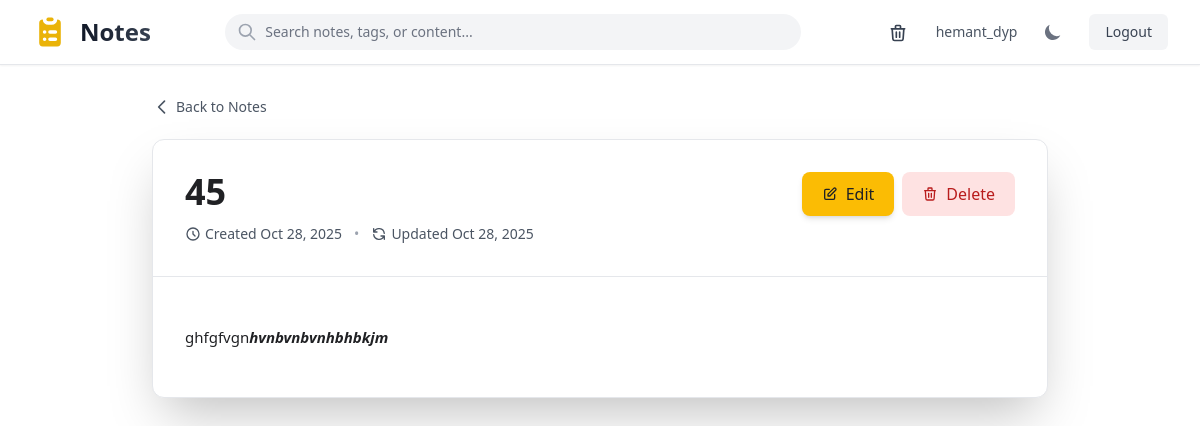
/note/34/ (signed in), run on the app's committed database.
### notes/models.py (models this page shows, shortened)
class Note(models.Model):
    user = models.ForeignKey(
        User,
        on_delete=models.CASCADE,
        help_text="Note owner"
    )
    title = models.CharField(
        max_length=200,
        help_text="Note title (required)"
    )
    content = models.TextField(
        blank=True,
        help_text="Note content in Markdown format"
    )
    tags = models.ManyToManyField(
        Tag,
        blank=True,
        related_name='notes',
        help_text="Tags for categorizing this note"
    )
    is_pinned = models.BooleanField(
        default=False,
        help_text="Whether note is pinned to top of list"
    )
    is_deleted = models.BooleanField(
        default=False,
        help_text="Soft delete flag (recycle bin)"
    )
    created_at = models.DateTimeField(
        auto_now_add=True,
        help_text="When note was created"
    )
    updated_at = models.DateTimeField(
        auto_now=True,
        help_text="When note was last modified"
    )
    class Meta:
        ordering = ['-is_pinned', '-updated_at']
        verbose_name = 'Note'
        verbose_name_plural = 'Notes'

### notes/views.py (the view)
# urls.py: path('note/<int:pk>/', views.note_view, name='note_view'),
@login_required
def note_view(request, pk):
    note = get_object_or_404(Note, pk=pk, user=request.user)
    return render(request, 'notes/note_view.html', {'note': note})

### templates/notes/note_view.html (shortened to what this page needs)
{% extends 'notes/base.html' %}
{% load markdown_extras %}
{% block content %}
<div class="max-w-4xl mx-auto">
  <div class="mb-4">
    <a
      href="{% url 'notes:note_list' %}"
      class="inline-flex items-center text-sm text-gray-600 dark:text-gray-400 hover:text-yellow-600 dark:hover:text-yellow-500 transition-colors group">
      <svg class="w-5 h-5 mr-1 transform group-hover:-translate-x-1 transition-transform" fill="none" stroke="currentColor" viewBox="0 0 24 24">
        <path stroke-linecap="round" stroke-linejoin="round" stroke-width="2" d="M15 19l-7-7 7-7"/>
      </svg>
      Back to Notes
    </a>
  </div>
  <div class="bg-white dark:bg-[#2a2b2e] rounded-xl shadow-2xl border border-gray-200 dark:border-[#5f6368] overflow-hidden">
    <div class="p-6 sm:p-8 border-b border-gray-200 dark:border-[#5f6368]">
      <div class="flex flex-col sm:flex-row sm:items-start sm:justify-between gap-4">
        <div class="flex-1">
          <div class="flex items-start gap-3">
            <h1 class="text-3xl sm:text-4xl font-bold text-[#202124] dark:text-[#e8eaed] leading-tight break-words">
              {{ note.title }}
            </h1>
          </div>
          <div class="flex flex-wrap items-center gap-3 mt-3 text-sm text-gray-600 dark:text-gray-400">
            <span class="flex items-center">
              <svg class="w-4 h-4 mr-1" fill="none" stroke="currentColor" viewBox="0 0 24 24">
                <path stroke-linecap="round" stroke-linejoin="round" stroke-width="2" d="M12 8v4l3 3m6-3a9 9 0 11-18 0 9 9 0 0118 0z"/>
              </svg>
              Created {{ note.created_at|date:"M d, Y" }}
            </span>
            {% if note.created_at != note.updated_at %}
            <span class="text-gray-400 dark:text-gray-600">•</span>
            <span class="flex items-center">
              <svg class="w-4 h-4 mr-1" fill="none" stroke="currentColor" viewBox="0 0 24 24">
                <path stroke-linecap="round" stroke-linejoin="round" stroke-width="2" d="M4 4v5h.582m15.356 2A8.001 8.001 0 004.582 9m0 0H9m11 11v-5h-.581m0 0a8.003 8.003 0 01-15.357-2m15.357 2H15"/>
              </svg>
              Updated {{ note.updated_at|date:"M d, Y" }}
            </span>
            {% endif %}
          </div>
        </div>
        <div class="hidden sm:flex items-center gap-2 flex-shrink-0">
          <a
            href="{% url 'notes:note_edit' note.id %}"
            class="inline-flex items-center px-5 py-2.5 bg-[#fbbc04] hover:bg-[#f9ab00] text-[#202124] rounded-lg font-medium shadow-md hover:shadow-lg transition-all duration-200 transform hover:scale-105">
            <svg class="w-4 h-4 mr-2" fill="none" stroke="currentColor" viewBox="0 0 24 24">
              <path stroke-linecap="round" stroke-linejoin="round" stroke-width="2" d="M11 5H6a2 2 0 00-2 2v11a2 2 0 002 2h11a2 2 0 002-2v-5m-1.414-9.414a2 2 0 112.828 2.828L11.828 15H9v-2.828l8.586-8.586z"/>
            </svg>
            Edit
          </a>
          <form
            method="post"
            action="{% url 'notes:note_delete' note.id %}"
            onsubmit="return confirm('Are you sure you want to delete this note?');"
            class="inline-block">
            <button
              type="submit"
              class="inline-flex items-center px-5 py-2.5 bg-red-100 dark:bg-red-900/30 hover:bg-red-200 dark:hover:bg-red-900/50 text-red-700 dark:text-red-400 rounded-lg font-medium transition-all duration-200 transform hover:scale-105">
              <svg class="w-4 h-4 mr-2" fill="none" stroke="currentColor" viewBox="0 0 24 24">
                <path stroke-linecap="round" stroke-linejoin="round" stroke-width="2" d="M19 7l-.867 12.142A2 2 0 0116.138 21H7.862a2 2 0 01-1.995-1.858L5 7m5 4v6m4-6v6m1-10V4a1 1 0 00-1-1h-4a1 1 0 00-1 1v3M4 7h16"/>
              </svg>
              Delete
            </button>
          </form>
        </div>
      </div>
    </div>
    <div class="p-6 sm:p-8">
      {% if note.content %}
      <div class="note-content prose prose-lg max-w-none">
        {{ note.content|render_interactive_note }}
      </div>
      {% else %}
      <p class="text-gray-500 dark:text-gray-400 italic text-center py-8">
        No content
      </p>
      {% endif %}
    </div>
  </div>
</div>
{% endblock %}

### templates/notes/base.html (shortened to what this page needs)
<!doctype html>
<html lang="en" class="h-full">
<head>
  <script src="https://cdn.tailwindcss.com"></script>
  <link rel="stylesheet" href="https://cdnjs.cloudflare.com/ajax/libs/font-awesome/4.7.0/css/font-awesome.min.css">
</head>
<body class="h-full bg-white dark:bg-[#202124] transition-colors duration-200">
<nav class="bg-white dark:bg-[#202124] border-b border-gray-200 dark:border-gray-800 sticky top-0 z-50 shadow-sm dark:shadow-gray-900">
  <div class="max-w-7xl mx-auto px-4 sm:px-6 lg:px-8">
    <div class="flex justify-between items-center h-16">
      <div class="flex items-center">
        <a href="{% url 'notes:note_list' %}" class="flex items-center space-x-3 group">
          <span class="text-2xl font-bold bg-gradient-to-r from-gray-900 to-gray-700 dark:from-white dark:to-gray-300 bg-clip-text text-transparent group-hover:from-yellow-600 group-hover:to-yellow-500 dark:group-hover:from-yellow-400 dark:group-hover:to-yellow-300 transition-all duration-200">Notes</span>
        </a>
      </div>
      {% if user.is_authenticated %}
      <div class="flex-1 max-w-xl mx-4 hidden md:block">
        <div class="relative">
          <input
            type="text"
            id="search-input"
            name="search"
            placeholder="Search notes, tags, or content..."
            value="{{ search_query }}"
            hx-get="{% url 'notes:note_list' %}"
            hx-trigger="keyup changed delay:300ms, search"
            hx-target="#notes-list"
            hx-include="[name='filter'],[name='sort'],[name='tag']"
            class="w-full bg-gray-100 dark:bg-[#303134] text-gray-900 dark:text-gray-200 placeholder-gray-500 dark:placeholder-gray-400 rounded-full pl-10 pr-4 py-2 text-sm focus:outline-none focus:ring-2 focus:ring-yellow-500 dark:focus:ring-yellow-600 transition-all"
          />
          <svg class="w-5 h-5 absolute left-3 top-1/2 transform -translate-y-1/2 text-gray-400 dark:text-gray-500" fill="none" stroke="currentColor" viewBox="0 0 24 24">
            <path stroke-linecap="round" stroke-linejoin="round" stroke-width="2" d="M21 21l-6-6m2-5a7 7 0 11-14 0 7 7 0 0114 0z"/>
          </svg>
        </div>
      </div>
      {% endif %}
      <div class="flex items-center space-x-4">
        {% if user.is_authenticated %}
          <a href="{% url 'notes:recycle_bin' %}" class="text-gray-700 dark:text-gray-300 hover:text-yellow-600 dark:hover:text-yellow-500 px-3 py-2 rounded-md text-sm font-medium transition-colors">
            <svg class="w-5 h-5 inline-block" fill="none" stroke="currentColor" viewBox="0 0 24 24">
              <path stroke-linecap="round" stroke-linejoin="round" stroke-width="2" d="M19 7l-.867 12.142A2 2 0 0116.138 21H7.862a2 2 0 01-1.995-1.858L5 7m5 4v6m4-6v6m1-10V4a1 1 0 00-1-1h-4a1 1 0 00-1 1v3M4 7h16"/>
            </svg>
          </a>
          <span class="text-gray-600 dark:text-gray-400 text-sm hidden sm:inline">{{ user.username }}</span>
          <button
            id="theme-toggle"
            type="button"
            class="text-gray-500 dark:text-gray-400 hover:bg-gray-100 dark:hover:bg-gray-700 focus:outline-none focus:ring-2 focus:ring-gray-200 dark:focus:ring-gray-700 rounded-lg p-2.5 transition-colors"
            title="Toggle dark mode">
            <svg id="theme-toggle-dark-icon" class="hidden w-5 h-5" fill="currentColor" viewBox="0 0 20 20">
              <path d="M17.293 13.293A8 8 0 016.707 2.707a8.001 8.001 0 1010.586 10.586z"/>
            </svg>
          </button>
          <a href="{% url 'logout' %}" class="bg-gray-100 dark:bg-gray-700 text-gray-700 dark:text-gray-300 hover:bg-gray-200 dark:hover:bg-gray-600 px-4 py-2 rounded-md text-sm font-medium transition-colors">
            Logout
          </a>
        {% endif %}
      </div>
    </div>
  </div>
</nav>
<main class="max-w-7xl mx-auto px-4 sm:px-6 lg:px-8 py-8">
  {% block content %}{% endblock %}
</main>
</body>
</html>

### templates/notes/base.html (style rules this page uses)
* { transition-property: background-color, border-color, color, fill, stroke, opacity, transform, box-shadow; transition-timing-function: cubic-bezier(0.4, 0, 0.2, 1); transition-duration: 200ms; }

### templates/notes/note_view.html (style rules this page uses)
.note-content { color: #202124; line-height: 1.75; font-size: 15px; }
.note-content p { margin: 1em 0; }

### data on the page
Note: title "45", created_at "Oct 28, 2025", updated_at "Oct 28, 2025", content|render_interactive_note "ghfgfvgn hvnbvnbvnhbhbkjm"

### other printed values
{{ user.username }} "hemant_dyp"
